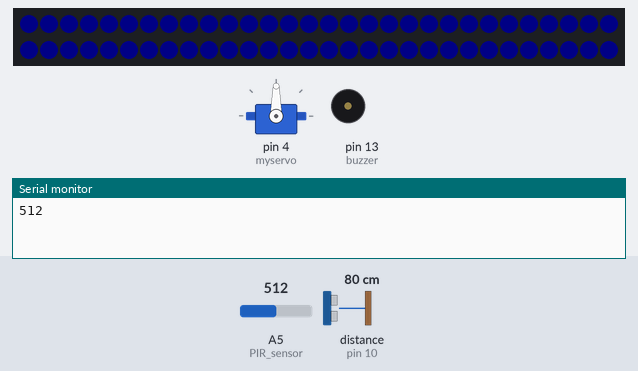
Simulated run of this sketch. Board: Arduino Uno, built with avr-gcc and run on an emulated ATmega328P. On the bench: servo, 60 RGB LEDs in strip order, left to right, continuing on the next row, buzzer (waves = sounding), the last lines printed to the serial monitor. Wiring (inferred from the names in the program): ultrasonic range finder: trigger pin 11; echo pin 10. The inputs (shaded band) are chosen by the test bench; at power-on: distance to the obstacle (sensor on pin 10) 80 cm, A5 (PIR_sensor) = 512. The echo pulse lasts 58.3 µs per cm; dim RGB values are drawn brighter than linear.

Above: at 3.6 s.
3.7 s: distance to the obstacle (sensor on pin 10) set to 2 cm
At 8.0 s:
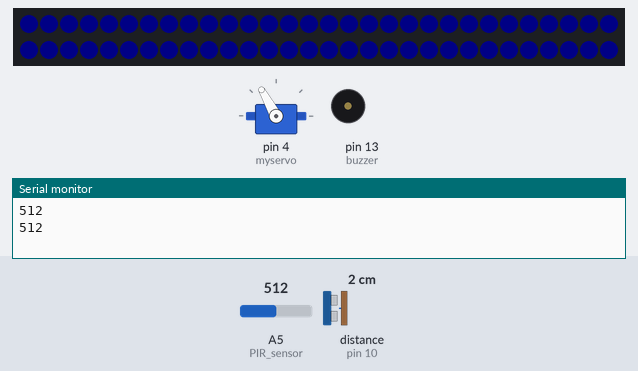
8.1 s: distance to the obstacle (sensor on pin 10) set to 18 cm
At 14.4 s:
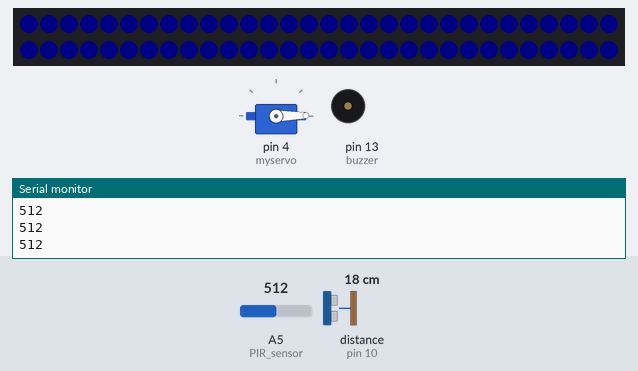
14.6 s: A5 (PIR_sensor) set to 311
17.9 s: A5 (PIR_sensor) set to 293
At 18.9 s:
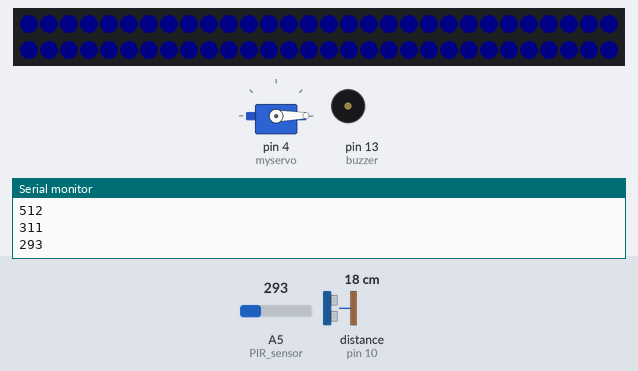
21.2 s: A5 (PIR_sensor) set to 306
At 23.0 s:
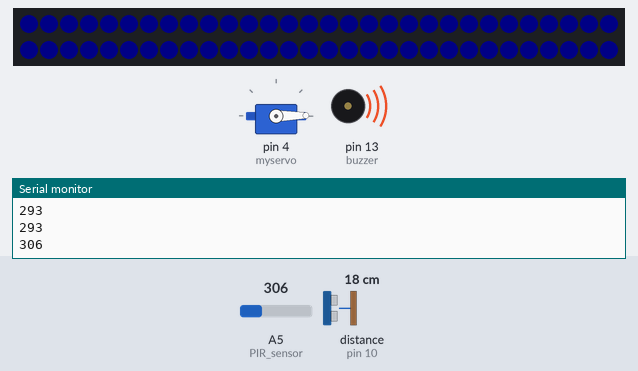
28.3 s: A5 (PIR_sensor) set to 290
At 29.4 s:
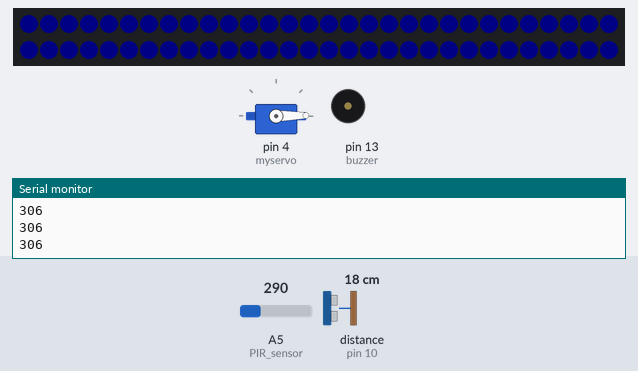
Timing chart, 0 to 31.3 s (numbered marks = the images above; inputs shaded):
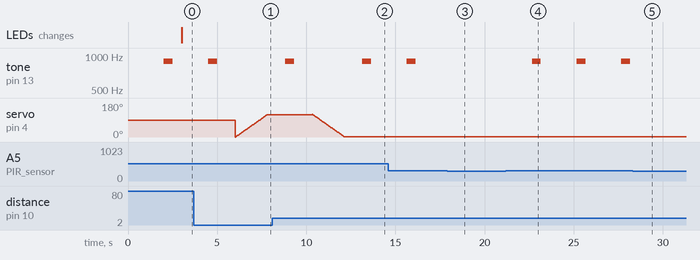

Measured:
- after the input at 3.7 s, tone on pin 13 (buzzer): goes on until 5.0 s, then stays silent
- after the input at 8.1 s, tone on pin 13 (buzzer): silent → 900 Hz after 5.0 s, → silent 0.50 s later
- after the input at 17.9 s, tone on pin 13 (buzzer): stops changing and stays silent
- after the input at 21.2 s, tone on pin 13 (buzzer): alternates 900 Hz for 0.50 s and silent for 2.0 s, starting after 1.5 s
- after the input at 28.3 s, tone on pin 13 (buzzer): stays silent (without the input it goes to 900 Hz after 1.9 s)

The sketch:

final.ino
```cpp
#include "FastLED.h"            // 此示例程序需要使用FastLED库

#define NUM_LEDS 60             // LED灯珠数量
#define LED_DT 7                // Arduino输出控制信号引脚
#define LED_TYPE WS2812         // LED灯带型号
#define COLOR_ORDER GRB         // RGB灯珠中红色、绿色、蓝色LED的排列顺序

uint8_t max_bright = 10;       // LED亮度控制变量，可使用数值为 0 ～ 255， 数值越大则光带亮度越高

CRGB leds[NUM_LEDS];     // 建立光带leds


//int citiePin = 3; //磁铁的信号引脚接3号口
const int TrigPin = 11;
const int EchoPin = 10;
float cm;

//扬声器
int buzzer = 13;
int frequency = 900;
int PIR_sensor = A5;
int val = 0;


#include <Servo.h>//引用舵机的库
Servo myservo;  // 声明舵机名称

int pos = 0;


void setup() {


  Serial.begin(9600);           // 启动串行通讯
  delay(1000);                  // 稳定性等待

  LEDS.addLeds<LED_TYPE, LED_DT, COLOR_ORDER>(leds, NUM_LEDS);  // 初始化光带

  FastLED.setBrightness(max_bright);                            // 设置光带亮度


   myservo.attach(4);

  pinMode(TrigPin, OUTPUT);
  pinMode(EchoPin, INPUT);
//  pinMode(citiePin, OUTPUT);

  pinMode(buzzer,OUTPUT);
  pinMode(PIR_sensor, INPUT);

}


void loop () {


  digitalWrite(TrigPin, LOW); //低高低电平发一个短时间脉冲去TrigPin
  delayMicroseconds(2);
  digitalWrite(TrigPin, HIGH);
  delayMicroseconds(10);
  digitalWrite(TrigPin, LOW);
  cm = pulseIn(EchoPin, HIGH) / 58; //将回波时间换算成cm
  cm = (int(cm * 100)) / 100; //保留两位小数


  if (cm < 10) {
//    digitalWrite(citiePin, HIGH);
    if (pos < 120) {
      for (pos = 0; pos < 120; pos += 1) // 从0度到180度运动
      { // 每次步进一度
        myservo.write(pos);        // 指定舵机转向的角度

        delay(15);                       // 等待15ms让舵机到达指定位置
      }
    } else if (pos == 120) {
      pos = 120;
    }

    delay(1000);//延迟1000毫秒
  }
  else {
//    digitalWrite(citiePin, LOW);
    if (pos > 0) {
      for (pos = 120; pos > 0; pos -= 1) // 从0度到180度运动
      { // 每次步进一度
        myservo.write(pos);        // 指定舵机转向的角度

        delay(15);                       // 等待15ms让舵机到达指定位置
      }
    } else if (pos == 0) {
      pos = 0;
    }
    delay(1000);
  }


//扬声器
 val = analogRead(PIR_sensor);    //读取A0口的电压值并赋值到val
  Serial.println(val);
  if(val > 300){
    tone(buzzer,frequency);
    delay(500);
    noTone(buzzer);
    delay(500);
  }


// fill_solid section 全部点亮/熄灭
 fill_solid(leds, 60, CRGB::MediumBlue);
 FastLED.show();
 delay(500);


} // loop()

/*
# FastLED库颜色名称 #
如需获得更多FastLED库的使用方法和视频教程
请参见太极创客网站：WWW.TAICHI-MAKER.COM

CRGB::AliceBlue
CRGB::Amethyst
CRGB::AntiqueWhite
CRGB::Aqua
CRGB::Aquamarine
CRGB::Azure
CRGB::Beige
CRGB::Bisque
CRGB::Black
CRGB::BlanchedAlmond
CRGB::Blue
CRGB::BlueViolet
CRGB::Brown
CRGB::BurlyWood
CRGB::CadetBlue
CRGB::Chartreuse
CRGB::Chocolate
CRGB::Coral
CRGB::CornflowerBlue
CRGB::Cornsilk
CRGB::Crimson
CRGB::Cyan
CRGB::DarkBlue
CRGB::DarkCyan
CRGB::DarkGoldenrod
CRGB::DarkGray
CRGB::DarkGreen
CRGB::DarkKhaki
CRGB::DarkMagenta
CRGB::DarkOliveGreen
CRGB::DarkOrange
CRGB::DarkOrchid
CRGB::DarkRed
CRGB::DarkSalmon
CRGB::DarkSeaGreen
CRGB::DarkSlateBlue
CRGB::DarkSlateGray
CRGB::DarkTurquoise
CRGB::DarkViolet
CRGB::DeepPink
CRGB::DeepSkyBlue
CRGB::DimGray
CRGB::DodgerBlue
CRGB::FireBrick
CRGB::FloralWhite
CRGB::ForestGreen
CRGB::Fuchsia
CRGB::Gainsboro
CRGB::GhostWhite
CRGB::Gold
CRGB::Goldenrod
CRGB::Gray
CRGB::Green
CRGB::GreenYellow
CRGB::Honeydew
CRGB::HotPink
CRGB::IndianRed
CRGB::Indigo
CRGB::Ivory
CRGB::Khaki
CRGB::Lavender
CRGB::LavenderBlush
CRGB::LawnGreen
CRGB::LemonChiffon
CRGB::LightBlue
CRGB::LightCoral
CRGB::LightCyan
CRGB::LightGoldenrodYellow
CRGB::LightGreen
CRGB::LightGrey
CRGB::LightPink
CRGB::LightSalmon
CRGB::LightSeaGreen
CRGB::LightSkyBlue
CRGB::LightSlateGray
CRGB::LightSteelBlue
CRGB::LightYellow
CRGB::Lime
CRGB::LimeGreen
CRGB::Linen
CRGB::Magenta
CRGB::Maroon
CRGB::MediumAquamarine
CRGB::MediumBlue
CRGB::MediumOrchid
CRGB::MediumPurple
CRGB::MediumSeaGreen
CRGB::MediumSlateBlue
CRGB::MediumSpringGreen
CRGB::MediumTurquoise
CRGB::MediumVioletRed
CRGB::MidnightBlue
CRGB::MintCream
CRGB::MistyRose
CRGB::Moccasin
CRGB::NavajoWhite
CRGB::Navy
CRGB::OldLace
CRGB::Olive
CRGB::OliveDrab
CRGB::Orange
CRGB::OrangeRed
CRGB::Orchid
CRGB::PaleGoldenrod
CRGB::PaleGreen
CRGB::PaleTurquoise
CRGB::PaleVioletRed
CRGB::PapayaWhip
CRGB::PeachPuff
CRGB::Peru
CRGB::Pink
CRGB::Plaid
CRGB::Plum
CRGB::PowderBlue
CRGB::Purple
CRGB::Red
CRGB::RosyBrown
CRGB::RoyalBlue
CRGB::SaddleBrown
CRGB::Salmon
CRGB::SandyBrown
CRGB::SeaGreen
CRGB::Seashell
CRGB::Sienna
CRGB::Silver
CRGB::SkyBlue
CRGB::SlateBlue
CRGB::SlateGray
CRGB::Snow
CRGB::SpringGreen
CRGB::SteelBlue
CRGB::Tan
CRGB::Teal
CRGB::Thistle
CRGB::Tomato
CRGB::Turquoise
CRGB::Violet
CRGB::Wheat
CRGB::White
CRGB::WhiteSmoke
CRGB::Yellow
CRGB::YellowGreen

*/
```
